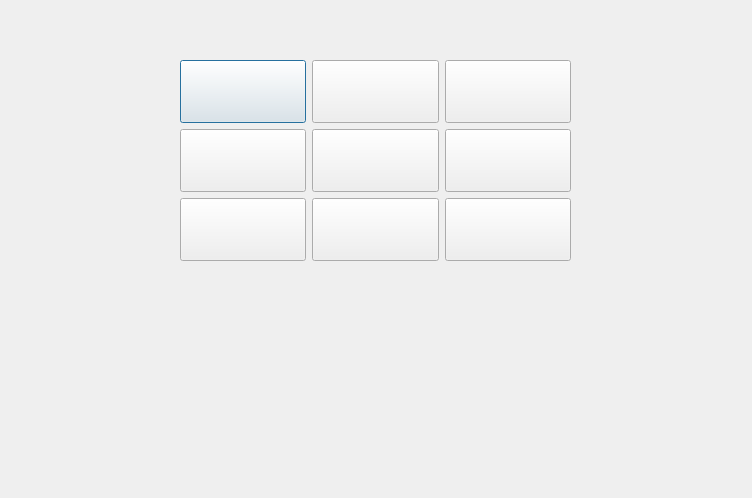
<?xml version="1.0" encoding="UTF-8"?>
<ui version="4.0">
 <class>playingField</class>
 <widget class="QDialog" name="playingField">
  <property name="geometry">
   <rect>
    <x>0</x>
    <y>0</y>
    <width>752</width>
    <height>498</height>
   </rect>
  </property>
  <property name="windowTitle">
   <string>Dialog</string>
  </property>
  <widget class="QWidget" name="layoutWidget">
   <property name="geometry">
    <rect>
     <x>180</x>
     <y>60</y>
     <width>391</width>
     <height>201</height>
    </rect>
   </property>
   <layout class="QGridLayout" name="gridLayout">
    <item row="0" column="0">
     <widget class="QPushButton" name="field1_1">
      <property name="sizePolicy">
       <sizepolicy hsizetype="Minimum" vsizetype="Expanding">
        <horstretch>0</horstretch>
        <verstretch>0</verstretch>
       </sizepolicy>
      </property>
      <property name="text">
       <string/>
      </property>
     </widget>
    </item>
    <item row="1" column="0">
     <widget class="QPushButton" name="field2_1">
      <property name="sizePolicy">
       <sizepolicy hsizetype="Minimum" vsizetype="Expanding">
        <horstretch>0</horstretch>
        <verstretch>0</verstretch>
       </sizepolicy>
      </property>
      <property name="text">
       <string/>
      </property>
     </widget>
    </item>
    <item row="0" column="1">
     <widget class="QPushButton" name="field1_2">
      <property name="sizePolicy">
       <sizepolicy hsizetype="Minimum" vsizetype="Expanding">
        <horstretch>0</horstretch>
        <verstretch>0</verstretch>
       </sizepolicy>
      </property>
      <property name="text">
       <string/>
      </property>
     </widget>
    </item>
    <item row="0" column="2">
     <widget class="QPushButton" name="field1_3">
      <property name="sizePolicy">
       <sizepolicy hsizetype="Minimum" vsizetype="Expanding">
        <horstretch>0</horstretch>
        <verstretch>0</verstretch>
       </sizepolicy>
      </property>
      <property name="text">
       <string/>
      </property>
     </widget>
    </item>
    <item row="1" column="1">
     <widget class="QPushButton" name="field2_2">
      <property name="sizePolicy">
       <sizepolicy hsizetype="Minimum" vsizetype="Expanding">
        <horstretch>0</horstretch>
        <verstretch>0</verstretch>
       </sizepolicy>
      </property>
      <property name="text">
       <string/>
      </property>
     </widget>
    </item>
    <item row="1" column="2">
     <widget class="QPushButton" name="field2_3">
      <property name="sizePolicy">
       <sizepolicy hsizetype="Minimum" vsizetype="Expanding">
        <horstretch>0</horstretch>
        <verstretch>0</verstretch>
       </sizepolicy>
      </property>
      <property name="text">
       <string/>
      </property>
     </widget>
    </item>
    <item row="2" column="2">
     <widget class="QPushButton" name="field3_3">
      <property name="sizePolicy">
       <sizepolicy hsizetype="Minimum" vsizetype="Expanding">
        <horstretch>0</horstretch>
        <verstretch>0</verstretch>
       </sizepolicy>
      </property>
      <property name="text">
       <string/>
      </property>
     </widget>
    </item>
    <item row="2" column="0">
     <widget class="QPushButton" name="field3_1">
      <property name="sizePolicy">
       <sizepolicy hsizetype="Minimum" vsizetype="Expanding">
        <horstretch>0</horstretch>
        <verstretch>0</verstretch>
       </sizepolicy>
      </property>
      <property name="text">
       <string/>
      </property>
     </widget>
    </item>
    <item row="2" column="1">
     <widget class="QPushButton" name="field3_2">
      <property name="sizePolicy">
       <sizepolicy hsizetype="Minimum" vsizetype="Expanding">
        <horstretch>0</horstretch>
        <verstretch>0</verstretch>
       </sizepolicy>
      </property>
      <property name="text">
       <string/>
      </property>
     </widget>
    </item>
   </layout>
  </widget>
 </widget>
 <resources/>
 <connections/>
</ui>
